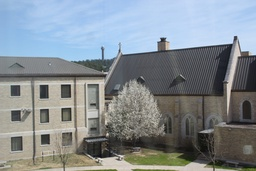
#> input picture A03/input/ak_image1.jpg, 256 x 171 px, shrunk from 5184 x 3456 before the run
$ python program.py
#> lines starting #> are read from the running program, lines starting #| are printed output that depends on the picture; after the words box and inside, x2 and y2 are one past the last pixel; in counts of white or black regions, pixels touching at a corner belong together
import cv2
import numpy as np

## SOME CODE BY SEWARD:
def panorama(img1, img2):
    img1gray = cv2.cvtColor(img1, cv2.COLOR_RGB2GRAY)
    img2gray = cv2.cvtColor(img2, cv2.COLOR_RGB2GRAY)

    sift = cv2.ORB_create()

    # find the keypoints and descriptors with SIFT
    kp1, des1 = sift.detectAndCompute(img1gray,None)
    kp2, des2 = sift.detectAndCompute(img2gray,None)

    bf = cv2.BFMatcher()

    # Match descriptors.
    matches = bf.knnMatch(des1,des2,k=2)

    good = []
    for m,n in matches:
        if m.distance < 0.7*n.distance:
            good.append(m)


    src_pts = np.float32([ kp1[m.queryIdx].pt for m in good ]).reshape(-1,1,2)
    dst_pts = np.float32([ kp2[m.trainIdx].pt for m in good ]).reshape(-1,1,2)
    M, mask = cv2.findHomography(src_pts, dst_pts, cv2.RANSAC,5.0)

    #cv2.imshow("mask",mask)

    #img3=cv2.warpPerspective(img1,M,(0,0))

    h,w=img1.shape[:2]
    corners=[[[0,0],[w,0],[w,h],[0,h]]]
    minx=miny=0
    maxx=w
    maxy=h
    perspectCorners=cv2.perspectiveTransform(np.float32(corners),M)
    minx=min(minx,np.min(perspectCorners[:,:,0]))
    maxx=max(maxx,np.max(perspectCorners[:,:,0]))
    miny=min(miny,np.min(perspectCorners[:,:,1]))
    maxy=max(maxy,np.max(perspectCorners[:,:,1]))

    T=np.float32([[1,0,-minx],[0,1,-miny],[0,0,1]])

    img1_t=cv2.warpPerspective(img1,T.dot(M),(int(maxx-minx),int(maxy-miny)))
    cv2.imwrite("output/t2_a.jpg",img1_t)
    img2_t=cv2.warpPerspective(img2,T,(int(maxx-minx),int(maxy-miny)))
    cv2.imwrite("output/t2_b.jpg",img2_t)

    map=img1_t==(0,0,0)
    map=cv2.dilate(np.uint8(map),np.ones((15,15),np.uint8))*255
    map=cv2.blur(map,(15,15))*1.0
    img3=np.uint8((img1_t*(255.0-map)+img2_t*map)/255)

    return img3

def circleCorners(img):
    img = cv2.cvtColor(img, cv2.COLOR_RGB2GRAY)
    corners = cv2.goodFeaturesToTrack(img, 100, 0.01, 25,blockSize=10)
    for corner in corners:
        x,y=corner[0]
        cv2.circle(img, (x,y), 15, 0, -1)
    return img


img1ori = cv2.imread("input/ak_image1.jpg")
#> img1ori is the input picture: shape (171, 256, 3); mean B, G, R 145.8, 140, 131.9
img2ori = cv2.imread("input/ak_image2.jpg")
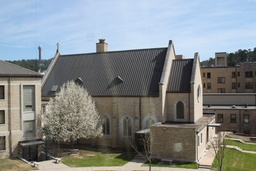
#> input picture A03/input/ak_image2.jpg, 256 x 171 px, shrunk from 5184 x 3456 before the run
#> img2ori is the input picture: shape (171, 256, 3); mean B, G, R 136.4, 135.5, 130.1
img3ori = cv2.imread("input/ak_image3.jpg")
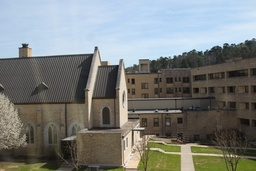
#> input picture A03/input/ak_image3.jpg, 256 x 171 px, shrunk from 5184 x 3456 before the run
#> img3ori is the input picture: shape (171, 256, 3); mean B, G, R 124.6, 127.1, 123.4
img4ori = cv2.imread("input/ak_image4.jpg")
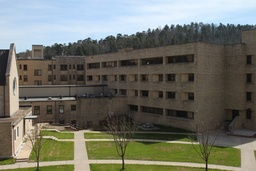
#> input picture A03/input/ak_image4.jpg, 256 x 171 px, shrunk from 5184 x 3456 before the run
#> img4ori is the input picture: shape (171, 256, 3); mean B, G, R 103.1, 113.3, 112
# [11 lines of commented-out code are left out]


img1 = img1ori*1
img2 = img2ori*1
img3 = img3ori*1
img4 = img4ori*1

pan = panorama(img1,img2)
#> in panorama, `img2gray = cv2.cvtColor(img2, cv2.COLOR_RGB2GRAY)`:
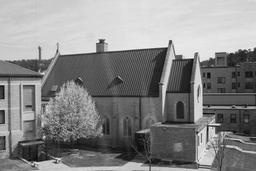
#> img2gray: shape (171, 256); min 3, max 240, mean 135.2
#> in panorama, `kp1, des1 = sift.detectAndCompute(img1gray,None)`: kp1 = 356 keypoints; strongest (x, y, size): (162, 38, 37.2), (161, 38, 31), (159, 40, 31), (69, 85, 31)
#> in panorama, `kp2, des2 = sift.detectAndCompute(img2gray,None)`: kp2 = 330 keypoints; strongest (x, y, size): (210, 128, 31), (167, 45, 31), (216, 126, 31), (193, 57, 31)
#> in panorama, `matches = bf.knnMatch(des1,des2,k=2)`: matches = 356 matches
#> after the loop in panorama, `for m,n in matches:`: good = 19 matches
#> in panorama, `src_pts = np.float32([ kp1[m.queryIdx].pt for m in good ]).reshape(-1,..`: src_pts = 19 rows, first 8: [105, 57], [100, 58], [113, 96], [105, 75], [116, 95], [107, 126], [98, 118], [105.6, 57.6]
#> in panorama, `dst_pts = np.float32([ kp2[m.trainIdx].pt for m in good ]).reshape(-1,..`: dst_pts = 19 rows, first 8: [42, 58], [37, 58], [50, 98], [40.8, 75.6], [54, 96], [44, 129], [34, 120], [42, 57.6]
#> in panorama, `M, mask = cv2.findHomography(src_pts, dst_pts, cv2.RANSAC,5.0)`: M = [[1.15, 0.00692, -76.27], [0.0207, 1.14, -6.59], [0.000381, 0.000358, 1]]; mask = 19 values from 1 to 1
#> in panorama, `perspectCorners=cv2.perspectiveTransform(np.float32(corners),M)`: perspectCorners = [[-76.27, -6.59], [197.8, -1.17], [188.4, 167.1], [-70.76, 177.5]]
#> in panorama, `minx=min(minx,np.min(perspectCorners[:,:,0]))`: minx = -76.27
#> in panorama, `miny=min(miny,np.min(perspectCorners[:,:,1]))`: miny = -6.59
#> in panorama, `maxy=max(maxy,np.max(perspectCorners[:,:,1]))`: maxy = 177.5
#> in panorama, `T=np.float32([[1,0,-minx],[0,1,-miny],[0,0,1]])`: T = [[1, 0, 76.27], [0, 1, 6.59], [0, 0, 1]]
#> in panorama, `map=img1_t==(0,0,0)`:
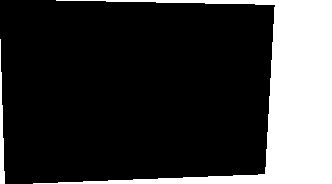
#> map: shape (184, 332, 3) bool; 22.3% white; 2 white regions, box (x1, y1, x2, y2) and area: (33, 0, 332, 184) 13251, (0, 39, 5, 184) 395
#> in panorama, `map=cv2.dilate(np.uint8(map),np.ones((15,15),np.uint8))*255`: map: shape (184, 332, 3); 31.5% white; 2 white regions, box (x1, y1, x2, y2) and area: (26, 0, 332, 184) 17754, (0, 32, 12, 184) 1494
pan = panorama(pan,img3)
#> in panorama (call 2), `img2gray = cv2.cvtColor(img2, cv2.COLOR_RGB2GRAY)`:
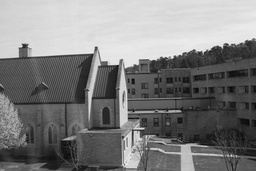
#> img2gray: shape (171, 256); min 7, max 241, mean 126
#> in panorama (call 2), `kp1, des1 = sift.detectAndCompute(img1gray,None)`: kp1 = 398 keypoints; strongest (x, y, size): (179, 44, 37.2), (177, 44, 31), (175, 46, 31), (179, 45, 44.6)
#> in panorama (call 2), `kp2, des2 = sift.detectAndCompute(img2gray,None)`: kp2 = 349 keypoints; strongest (x, y, size): (135, 132, 31), (221, 46, 31), (224, 44, 31), (118, 63, 31)
#> in panorama (call 2), `matches = bf.knnMatch(des1,des2,k=2)`: matches = 398 matches
#> after the loop in panorama (call 2), `for m,n in matches:`: good = 22 matches
#> in panorama (call 2), `src_pts = np.float32([ kp1[m.queryIdx].pt for m in good ]).reshape(-1,..`: src_pts = 22 rows, first 8: [268, 66], [248, 48], [286, 135], [247, 51], [275, 140], [277, 69], [298, 139], [273, 139]
#> in panorama (call 2), `dst_pts = np.float32([ kp2[m.trainIdx].pt for m in good ]).reshape(-1,..`: dst_pts = 22 rows, first 8: [116, 64], [92, 52], [135, 132], [92, 54], [125, 138], [125, 69], [146, 136], [123, 137]
#> in panorama (call 2), `M, mask = cv2.findHomography(src_pts, dst_pts, cv2.RANSAC,5.0)`: M = [[5.47, 0.419, -1024.1], [1.03, 4.42, -304.6], [0.0108, 0.00253, 1]]; mask = 22 values, max 1 at index 0, min 0 at index 1, mean 0.909
#> in panorama (call 2), `perspectCorners=cv2.perspectiveTransform(np.float32(corners),M)`: perspectCorners = [[-1024.1, -304.6], [172.5, 7.95], [171.9, 167.9], [-646.4, 346.6]]
#> in panorama (call 2), `minx=min(minx,np.min(perspectCorners[:,:,0]))`: minx = -1024.1
#> in panorama (call 2), `miny=min(miny,np.min(perspectCorners[:,:,1]))`: miny = -304.6
#> in panorama (call 2), `maxy=max(maxy,np.max(perspectCorners[:,:,1]))`: maxy = 346.6
#> in panorama (call 2), `T=np.float32([[1,0,-minx],[0,1,-miny],[0,0,1]])`: T = [[1, 0, 1024.1], [0, 1, 304.6], [0, 0, 1]]
#> in panorama (call 2), `img3=np.uint8((img1_t*(255.0-map)+img2_t*map)/255)`:
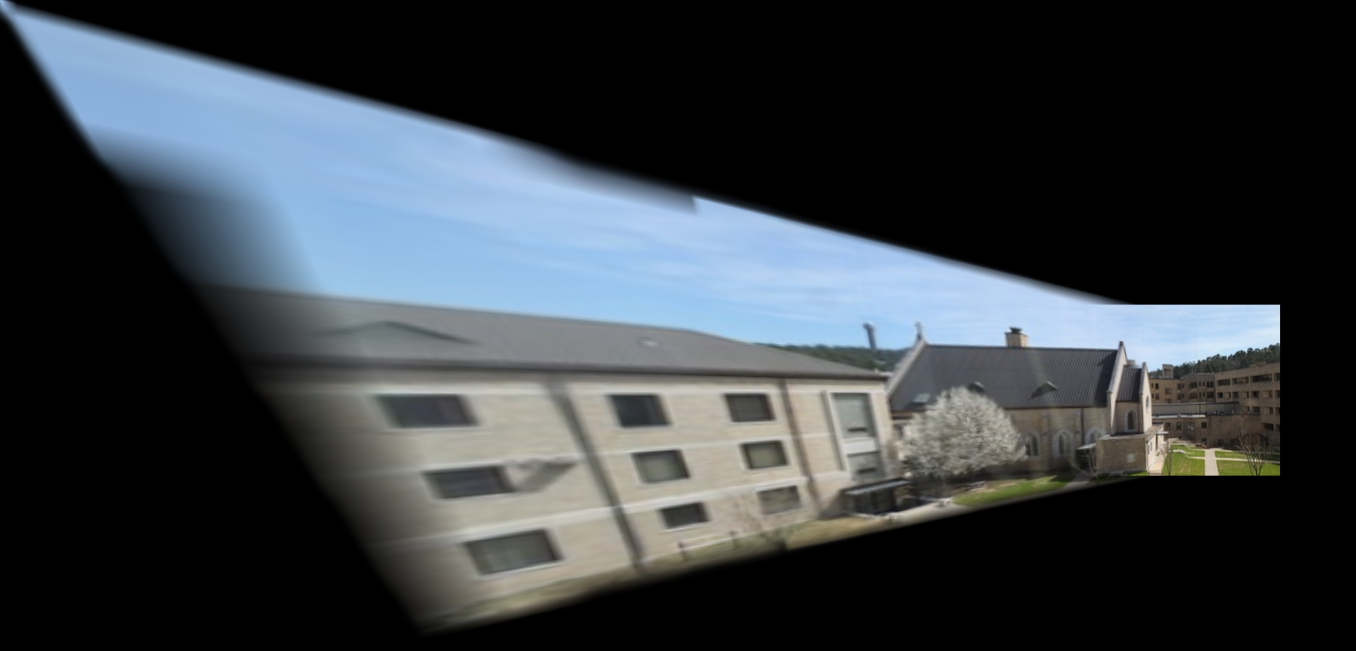
#> img3: shape (651, 1356, 3); mean B, G, R 65.9, 61.2, 55.4


cv2.imwrite("output/panorama.jpg",pan)

#corners=cv2.cornerHarris(img1, 2,3,0.04)


cv2.waitKey(0)
cv2.destroyAllWindows()
